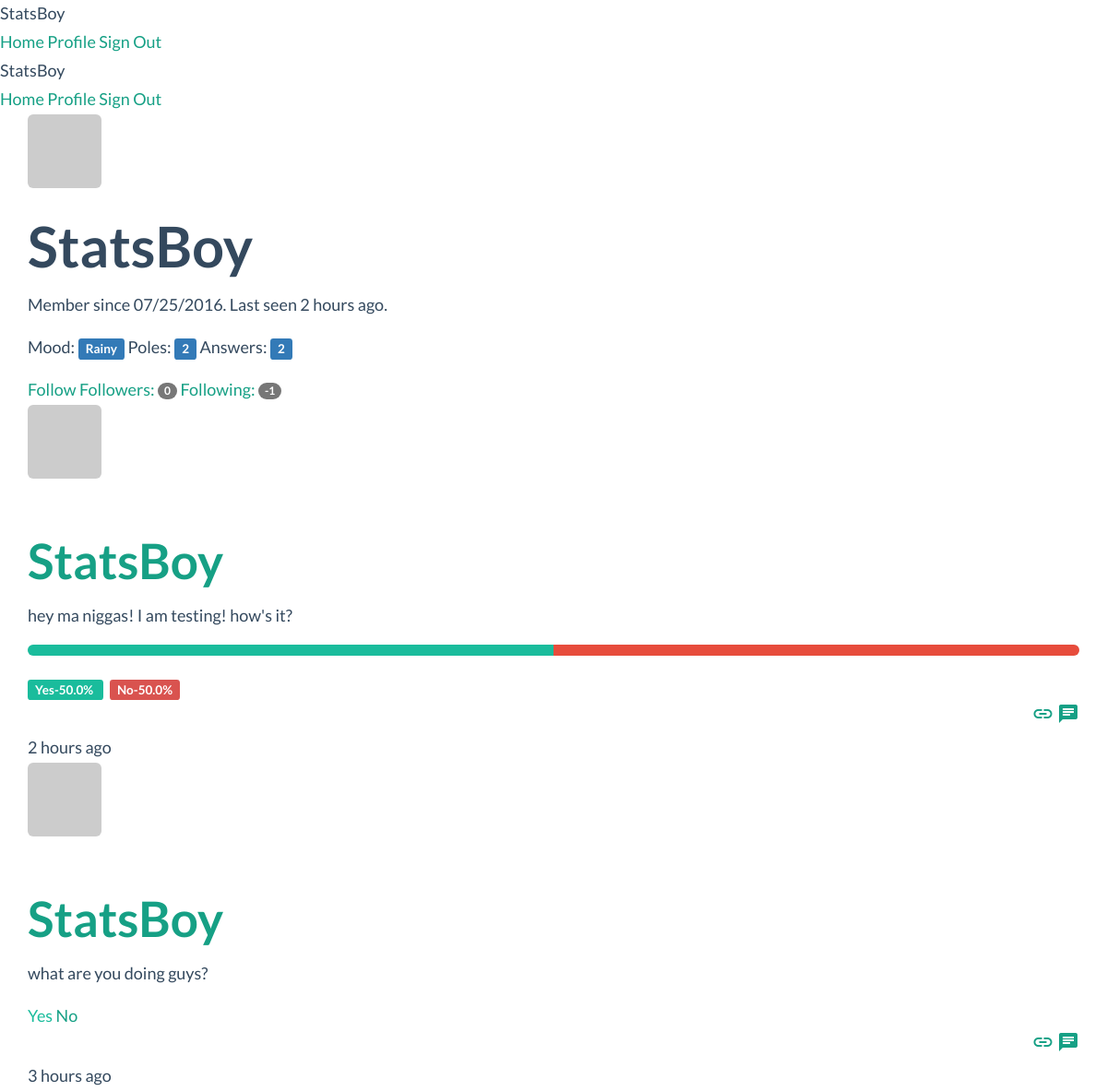
The app's page /user/StatsBoy (signed in), older data.
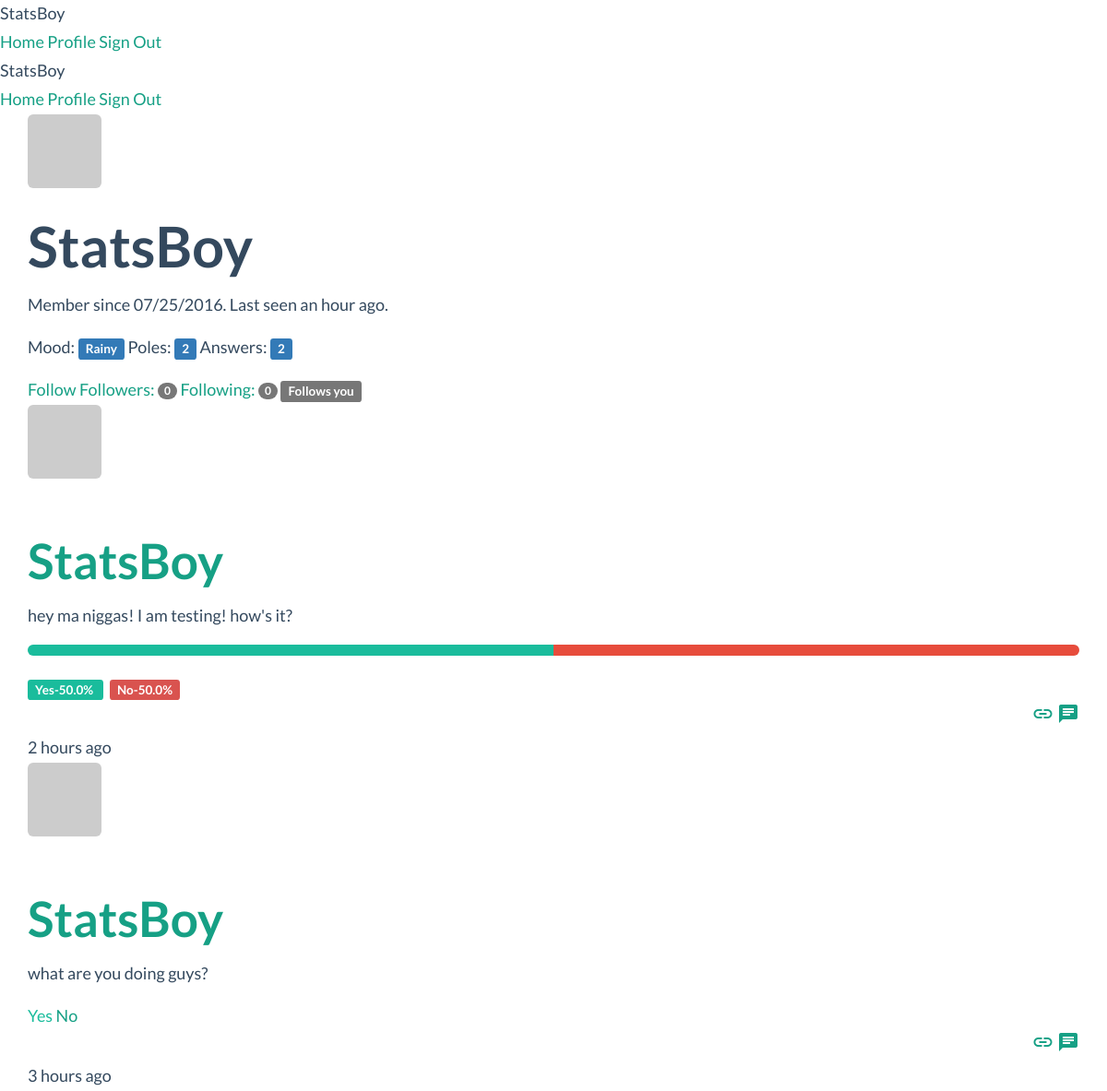
The same page, newer data.
### app/models.py (models this page shows, shortened)
class User(db.Model, UserMixin):
    __tablename__ = 'users'
    id = db.Column(db.Integer, primary_key=True)
    email= db.Column(db.String(64),unique=True,index=True)
    username = db.Column(db.String(64), unique=True, index=True)
    role_id = db.Column(db.Integer, db.ForeignKey('roles.id'))
    password_hash= db.Column(db.String(128))
    confirmed=db.Column(db.Boolean,default=False)
    name=db.Column(db.String(64))
    location=db.Column(db.String(64))
    about_me=db.Column(db.Text())
    member_since=db.Column(db.DateTime(),default=datetime.utcnow)
    last_seen=db.Column(db.DateTime(), default=datetime.utcnow)
    avatar_hash=db.Column(db.String(32))
    posts=db.relationship('Post',backref='author', lazy='dynamic')
    followed=db.relationship('Follow',foreign_keys=[Follow.follower_id],backref=db.backref('follower',lazy='joined'),lazy='dynamic',cascade='all,delete-orphan')
    followers=db.relationship('Follow',foreign_keys=[Follow.followed_id],backref=db.backref('followed',lazy='joined'),lazy='dynamic',cascade='all, delete-orphan')
    comments=db.relationship('Comment',backref='author',lazy='dynamic')
    answers=db.relationship('Answer',backref='advisor',lazy='dynamic')
    mood=db.Column(db.String(64))
    mood_changed=db.Column(db.DateTime())
    def is_following(self,user):
        return self.followed.filter_by(followed_id=user.id).first() is not None
    def has_answered(self,post):
        return self.answers.filter_by(post_id=post.id).first() is not None
    def gravatar(self,size=100,default='retro',rating='g'):
        if request.is_secure:
            url= 'https://secure.gravatar.com/avatar'
        else:
            url= 'http://www.gravatar.com/avatar'
        hash= self.avatar_hash or hashlib.md5(self.email.encode('utf-8')).hexdigest()
        return '{url}/{hash}?s={size}&d={default}&r={rating}'.format(url=url,hash=hash,size=size,default=default,rating=rating)
    def ping(self):
        self.last_seen =datetime.utcnow()
        db.session.add(self)
    def can(self,permissions):
        return self.role is not None and (self.role.permissions & permissions) == permissions
    def is_administrator(self):
        return self.can(Permission.ADMINISTER)
    @property
    def password(self):
        raise AttributeError('password is not a readable attribute.')

class Post(db.Model):
    __tablename__='posts'
    id=db.Column(db.Integer,primary_key=True)
    body=db.Column(db.Text)
    timestamp=db.Column(db.DateTime,index=True,default=datetime.utcnow)
    author_id=db.Column(db.Integer,db.ForeignKey('users.id'))
    body_html=db.Column(db.Text)
    comments=db.relationship('Comment',backref='post',lazy='dynamic')
    answers=db.relationship('Answer',backref='question',lazy='dynamic')

### app/main/views.py (the view)
@main.route('/user/<username>')
def user(username):
    user=User.query.filter_by(username=username).first()
    if user is None:
        abort(404)
    posts=user.posts.order_by(Post.timestamp.desc()).all()
    return render_template('user.html',user=user,posts=posts)

### app/auth/views.py (called while the page is built)
@auth.before_app_request
def before_request():
    if current_user.is_authenticated():
        current_user.ping()
        if not current_user.confirmed and request.endpoint[:5] !='auth.':
            return redirect(url_for('auth.unconfirmed'))

### app/main/__init__.py (called while the page is built)
@main.app_context_processor
def inject_permissions():
    return dict(Permission=Permission)

### app/models.py (called while the page is built)
@login_manager.user_loader
def load_user(user_id):
    return User.query.get(int(user_id))

### app/templates/user.html (shortened to what this page needs)
{% extends "base.html" %}
{% block page_content %}
<div class="mdl-grid">
  <div class="mdl-cell mdl-cell--4-col">
<img class="img-rounded profile-thumbnail" src="{{user.gravatar(size=256)}}">
  </div>
<div class="mdl-cell mdl-cell--8-col">
  <h1>{{user.username}}</h1>
  <p>
    Member since {{ moment(user.member_since).format('L')}}.
    Last seen {{moment(user.last_seen).fromNow()}}.
  </p>
  {% if user.mood %}
  <p>
    Mood:&nbsp<span class="label label-primary">{{user.mood}}</span>
    Poles:&nbsp<span class="label label-primary">{{user.posts.count()}}</span>
    Answers:&nbsp<span class="label label-primary">{{user.answers.count()}}</span>
  </p>
  {%endif%}
  {% if  current_user.can(Permission.FOLLOW) and user != current_user %}
  {% if not current_user.is_following(user) %}
  <a href="{{ url_for('.follow',username=user.username) }}" class="mdl-button mdl-js-button mdl-button--raised mdl-js-ripple-effect mdl-button--accent">Follow</a>
  {% else %}
  <a href="{{ url_for('.unfollow',username=user.username)}}" class="mdl-button mdl-js-button mdl-button--raised mdl-js-ripple-effect mdl-button--accent">Unfollow</a>
  {% endif %}
  {% endif %}
  {% if current_user.is_administrator() %}
  <a href="{{url_for('.followers',username=user.username)}}">Followers: <span class="badge">{{ user.followers.count()-1}}</span></a>
  <a href="{{ url_for('.followed_by',username=user.username)}}">Following: <span class="badge">{{user.followed.count()-1}}</span></a>
  {% else %}
  <a href="{{url_for('.followers',username=user.username)}}">Followers: <span class="badge">{{ user.followers.count()-1}}</span></a>
  <a href="{{ url_for('.followed_by',username=user.username)}}">Following: <span class="badge">{{user.followed.count()-2}}</span></a>
  {% endif %}
  {% if current_user.is_authenticated() and user!= current_user and user.is_following(current_user) %}
  <span class="label label-default">Follows you</span>
  {% endif %}
</div>
</div>
<div class="mdl-grid">
  <div class="mdl-cell mdl-cell--12-col">
{% include "_posts.html" %}
</div>
</div>
{% endblock %}

### app/templates/base.html (shortened to what this page needs)
{% extends "bootstrap/base.html" %}
{% block head %}
{{ super() }}
<link rel="stylesheet" type="text/css" href="{{ url_for('static', filename='styles.css') }}">
<link rel="stylesheet" type="text/css" href="{{ url_for('static', filename='flat-ui.min.css') }}">
<link rel="stylesheet" href="https://code.getmdl.io/1.1.3/material.indigo-pink.min.css">
{% endblock %}
{% block navbar %}
<div class="mdl-layout mdl-js-layout mdl-layout--fixed-header">
  <header class="mdl-layout__header">
    <div class="mdl-layout__header-row">
      <span class="mdl-layout-title">StatsBoy</span>
      <nav class="mdl-navigation mdl-layout--large-screen-only">
        <a class="mdl-navigation__link" href="{{ url_for('main.index') }}">Home</a>
        {% if current_user.is_authenticated() %}
        <a class="mdl-navigation__link" href="{{ url_for('main.user',username=current_user.username) }}">Profile</a>
        {% endif %}
        {% if current_user.is_authenticated() %}
        <a class="mdl-navigation__link" href="{{url_for('auth.logout')}}">Sign Out</a>
        {% else %}
        <a class="mdl-navigation__link" href="{{url_for('auth.login')}}">Sign In</a>
        {% endif %}
      </nav>
    </div>
  </header>
  <div class="mdl-layout__drawer">
    <span class="mdl-layout__title">StatsBoy</span>
    <nav class="mdl-navigation">
      <a class="mdl-navigation__link" href="{{ url_for('main.index') }}">Home</a>
      {% if current_user.is_authenticated() %}
      <a class="mdl-navigation__link" href="{{ url_for('main.user',username=current_user.username) }}">Profile</a>
      <a class="mdl-navigation__link" href="{{url_for('auth.logout')}}">Sign Out</a>
      {% else %}
      <a class="mdl-navigation__link" href="{{url_for('auth.login')}}">Sign In</a>
      {% endif %}
    </nav>
  </div>
{% endblock %}
{% block content %}
<main class="mdl-layout__content">
  <div class="container">
    {% block page_content %}{% endblock %}
  </div>
</main>
</div>
{% endblock %}

### app/templates/_posts.html (shortened to what this page needs)
    {% for post in posts %}
            <div class="mdl-cell mdl-cell--12-col card-lesson mdl-card mdl-color--white mdl-shadow--2dp">
  <div class="mdl-card__title">
    <img class="img-rounded profile-thumbnail media-object" src="{{ post.author.gravatar(size=40) }}">&nbsp
    <h2 class="mdl-card__title-text"><a href="{{ url_for('.user', username=post.author.username) }}">{{ post.author.username }}</a></h2>
  </div>
  <div class="mdl-card__supporting-text">
    {% if post.body_html %}
  {{ post.body_html | safe }}
  {% else %}
  {{ post.body }}
  {% endif %}
  {% if current_user.has_answered(post)==True %}
  <div class="progress">
    <div class="progress-bar progress-bar-primary" style="width: {{ ((post.answers.filter_by(opinion=True).count())/(post.answers.count())*100)}}%;"></div>
    <div class="progress-bar progress-bar-danger" style="width:{{100-((post.answers.filter_by(opinion=True).count())/(post.answers.count())*100)}}% ;"></div>
  </div>
  <span class="label label-green">Yes-{{((post.answers.filter_by(opinion=True).count())/(post.answers.count())*100)}}% </span>&nbsp
  <span class="label label-danger">No-{{100-((post.answers.filter_by(opinion=True).count())/(post.answers.count())*100)}}% </span>
  {% endif %}
</div>
  <div class="mdl-card__actions mdl-card--border">
    <div class="mdl-grid">
      <div class="mdl-cell mdl-cell--6-col">
    {% if current_user.has_answered(post)==False %}
    <a class="mdl-button mdl-js-button mdl-button--raised mdl-js-ripple-effect mdl-button--teal-green" href="{{url_for('.answer_yes',id=post.id)}}">Yes</a>
    <a class="mdl-button mdl-js-button mdl-button--raised mdl-js-ripple-effect mdl-button--red" href="{{url_for('.answer_no',id=post.id)}}">No</a>
    {% endif %}
  </div>
  <div class="mdl-cell mdl-cell--6-col text-right">
    <a href="{{url_for('.post',id=post.id)}}" class="material-icons mdl-badge mdl-badge--overlap">link</a>
    <a href="{{ url_for('.post',id=post.id)}}#comments" class=" material-icons mdl-badge mdl-badge--overlap" data-badge="{{ post.comments.count()}}">chat</a>
  </div>
  </div>
  <div class="mdl-card__menu">
   {{ moment(post.timestamp).fromNow()}}
 </div>
</div>
</div>
    {% endfor %}

### app/static/styles.css (style rules this page uses)
.label-green { background-color: #1abc9c; }
.mdl-button--teal-green { color: #1abc9c; }

Row changes from the older to the newer data that the page shows:
changed User "StatsBoy": last_seen "2 hours ago" → "an hour ago"
Text that changed along with them:
{{ user.followed.count()-2 }}: "-1" → "0"
text now shown: "Follows you"
